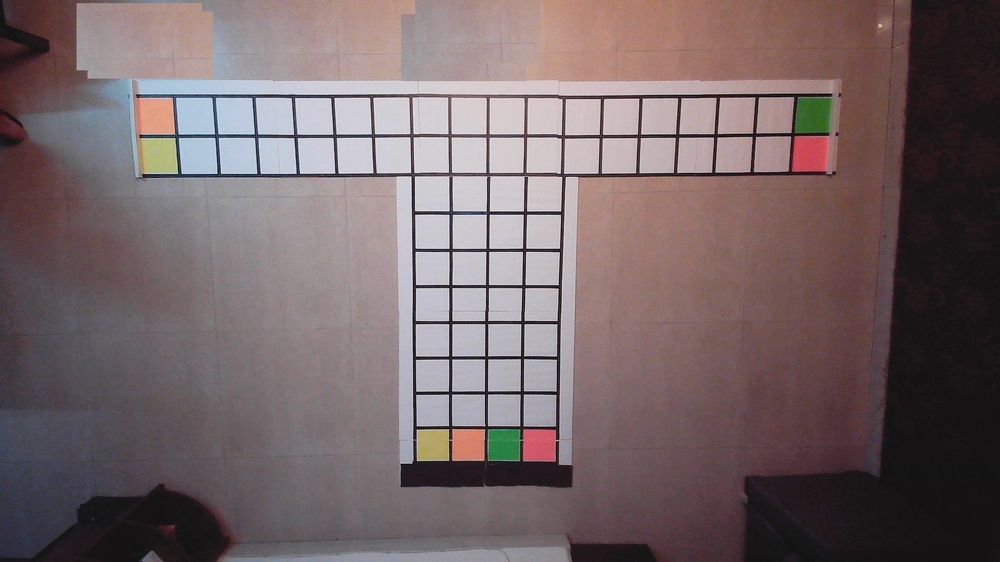
#> input picture ring_light.jpg, 1000 x 562 px, shrunk from 1920 x 1080 before the run
$ python -i align_tester.py   (imports and definitions only)
#> lines starting #> are read from the running program, lines starting #| are printed output that depends on the picture; after the words box and inside, x2 and y2 are one past the last pixel; in counts of white or black regions, pixels touching at a corner belong together
#> further down, picture is the input picture: shape (562, 1000, 3); mean B, G, R 103.7, 102.1, 116.8
import numpy as np
import cv2
import imutils


class Alignimage:

    def __init__(self,img):
        self.img = img
        temp = self.img.copy()
        #cv2.destroyAllWindows()
        #img to square
        #hsv_img
        hsv = cv2.cvtColor(temp, cv2.COLOR_BGR2HSV)
#> hsv: shape (562, 1000, 3); mean H, S, V 116.7, 44.9, 119

        #pruple_mask
        purple_mask = cv2.inRange(hsv, (130,100,100), (180,255,255) )
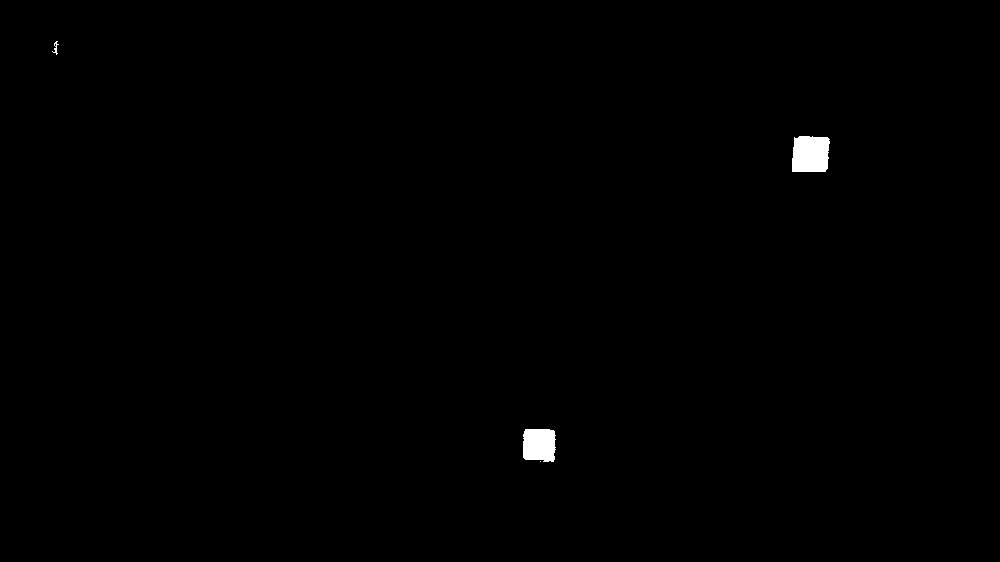
#> purple_mask: shape (562, 1000); 0.41% white; 4 white regions (1 under 20 px), largest, box (x1, y1, x2, y2) and area: (792, 136, 830, 172) 1253, (523, 429, 556, 462) 993, (52, 41, 59, 55) 34
        imask = purple_mask>0
        purple = np.zeros_like(temp, np.uint8)
        purple[imask] = temp[imask]

        #egde
        edged = cv2.Canny(purple, 10, 250)
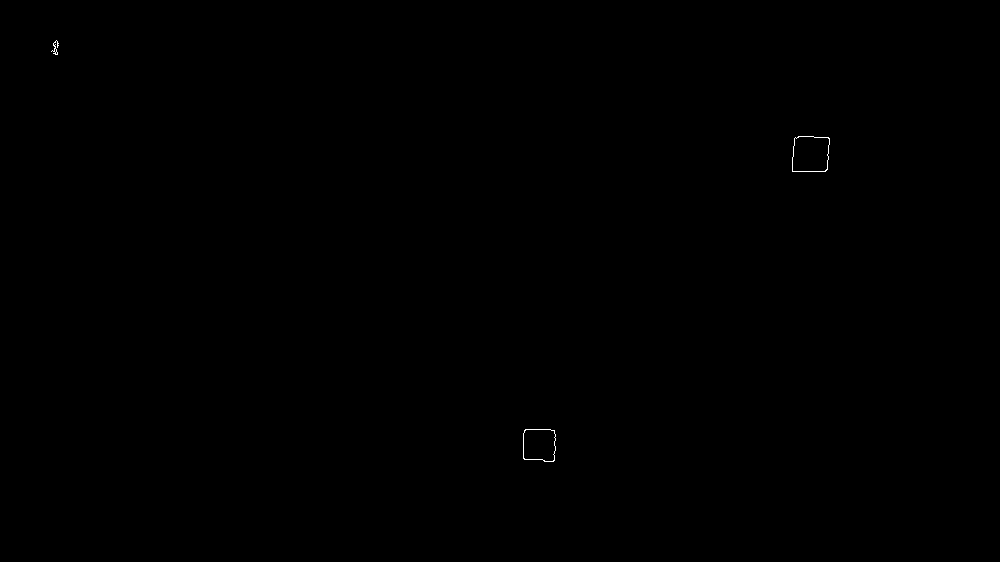
#> edged: shape (562, 1000); 0.05% white in thin lines or dots, all inside (x1, y1, x2, y2) = (51, 40, 830, 462)

        #morph closing of edges
        kernel = cv2.getStructuringElement(cv2.MORPH_RECT, (9, 9)) # (3,3) was initial
        closed = cv2.morphologyEx(edged, cv2.MORPH_CLOSE, kernel)

        #threshold(useless but correct at end)
        _, thresh = cv2.threshold(closed, 200, 255, cv2.THRESH_BINARY)

        # find contour
        countours, _ = cv2.findContours(thresh, cv2.RETR_EXTERNAL, cv2.CHAIN_APPROX_SIMPLE)
#> countours = 3 contours; box (x1, y1, x2, y2) and area: (792, 136, 830, 172) 1205, (523, 429, 556, 462) 960, (51, 40, 59, 55) 55

        #find biggest 4 sided cnt
        zero = np.zeros_like(temp, np.float32)
        c = max(countours, key = cv2.contourArea)
#> c = contour of 19 points, box (x1, y1, x2, y2) (792, 136, 830, 172), area 1205
        rect = cv2.minAreaRect(c)
#> rect = ((810.5, 153.5), (35, 37), -90)

        #draw it in empty image
        box = cv2.boxPoints(rect)
#> box = [[829, 171], [792, 171], [792, 136], [829, 136]]
        box = np.int0(box)
        cv2.drawContours(zero,[box],0,(0,0,255),2)
        gray = cv2.cvtColor(zero, cv2.COLOR_BGR2GRAY)
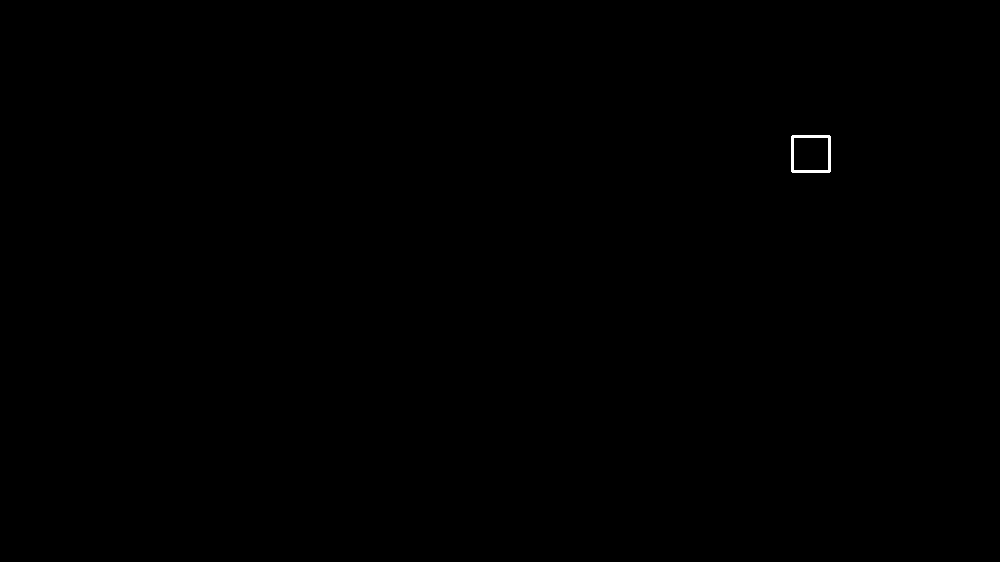
#> gray: shape (562, 1000) float32; values 0 (black) and 76.24 (white), 0.08% white; 1 white region, box (x1, y1, x2, y2) and area: (791, 135, 831, 173) 428
        gray = cv2.blur(gray, (5,5))

# [12 lines of commented-out code are left out]
        dst = cv2.cornerHarris(gray,5,3,0.04)
        _,dst = cv2.threshold(dst, 0.1*dst.max(),255,0)
#> dst: shape (562, 1000) float32; 0.03% white; 4 white regions, box (x1, y1, x2, y2) and area: (790, 134, 798, 142) 45, (824, 134, 832, 142) 45, (790, 166, 798, 174) 45, (824, 166, 832, 174) 45
        dst = np.uint8(dst)
        _,_,_,centroid = cv2.connectedComponentsWithStats(dst)
#> centroid = [[499.4, 280.5], [793.6, 137.6], [827.4, 137.6], [793.6, 169.4], [827.4, 169.4]]
        criteria = (cv2.TERM_CRITERIA_EPS + cv2.TermCriteria_MAX_ITER,100,0.001)
        corners = cv2.cornerSubPix(gray, np.float32(centroid), (5,5), (-1,-1), criteria)
#> corners = [[499.4, 280.5], [791.2, 135.2], [829.8, 135.2], [791.2, 171.8], [829.8, 171.8]]
        inpt_points = []
        for i in corners:
            point = ( int(i[0]) , int(i[1]) )
            #zero = cv2.circle(zero, point, radius=0, color=(255, 255, 255), thickness=5)
            x = i[0]
            y = i[1]
            pnt = [int(x),int(y)]
            inpt_points.append(pnt)
#> this loop made 5 passes
#> (x, y, pnt) on passes 1 to 5: (499.4, 280.5, [499, 280]), (791.2, 135.2, [791, 135]), (829.8, 135.2, [829, 135]), (791.2, 171.8, [791, 171]), (829.8, 171.8, [829, 171])
#> after the loop, inpt_points = [[499, 280], [791, 135], [829, 135], [791, 171], [829, 171]]

#            cv2.imshow('point', zero)
#            cv2.waitKey()
#        cv2.destroyAllWindows()

        h,w = zero.shape[:2]
#> h = 562; w = 1000
#        print(f'before : \n{inpt_points}')
        inpt_points.pop(0)
#        print(f'after  : \n{inpt_points}')
        # orientation
        # 1 --> top-left
        # 2 --> top-right
        # 3 --> bottom-right
        # 4 --> bottom-left
        if inpt_points[1][0] < w*0.5:
            # a --> third point
#            print("True")
            a = inpt_points[2]
            inpt_points[2] = inpt_points[1]
            inpt_points[1] = a

        #tranform image
        opt_points = [[0,0], [w,0], [0,h], [w,h] ]
        input_points =  np.float32(inpt_points)
#> input_points = [[791, 135], [829, 135], [791, 171], [829, 171]]
        output_points =  np.float32(opt_points)
# [4 lines of commented-out code are left out]
        matrix = cv2.getPerspectiveTransform(input_points, output_points)
#> matrix = [[26.32, 4.67e-16, -20815.8], [-1.65e-15, 15.61, -2107.5], [1.26e-17, -6.63e-17, 1]]
        output_img = cv2.warpPerspective(self.img, matrix, (w,h))
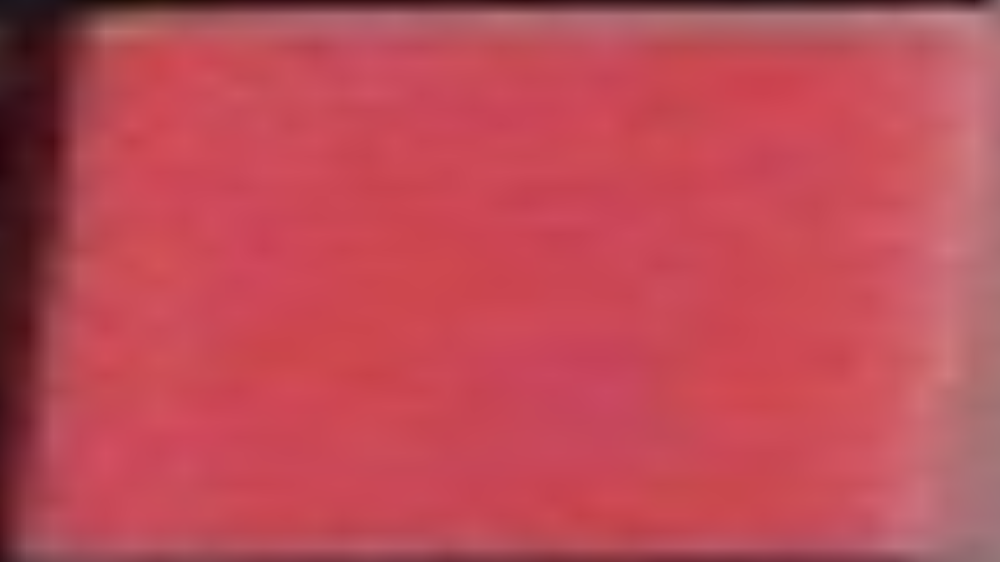
#> output_img: shape (562, 1000, 3); mean B, G, R 86.4, 74.9, 189.3
        self.rotated = output_img.copy()
#        cv2.imshow('input_img', self.img)
#        cv2.imshow('output_img', output_img)
#        cv2.waitKey()

    def ret(self):
        # print('succesful in alignTester')
        return self.rotated#,self.init_angle

>>> import cv2
>>> picture = cv2.imread('ring_light.jpg')
>>> result = Alignimage(picture).ret()
